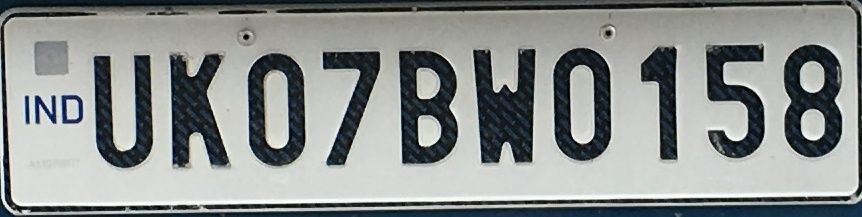
#> input picture cropimage.jpg, 862 x 217 px
$ python PlateDetect.py   (older library calls are emulated)
#> lines starting #> are read from the running program, lines starting #| are printed output that depends on the picture; after the words box and inside, x2 and y2 are one past the last pixel; in counts of white or black regions, pixels touching at a corner belong together


######################################
# Automatic License Plate Recognizer #
# Author: Anand raj                  #
# Email: anandallen95gmail.com       #
######################################


import numpy as np
import cv2
import matplotlib.pyplot as plt
import pytesseract

img2 = cv2.imread('cropimage.jpg')
#> img2 is the input picture: shape (217, 862, 3); mean B, G, R 142.5, 143.7, 139.8
#This is only for numberplate image , If you are giving input only numberplate image
#then it will give output of detected number and text form of number

cv2.imshow('Original',img2)
#Noise Removel
nr_img = cv2.bilateralFilter(img2,11,17,17)

#Convert in gray image
gray = cv2.cvtColor(img2, cv2.COLOR_BGR2GRAY)
#cv2.imshow('GrayImg',gray)

soblex = cv2.Sobel(gray,cv2.CV_8U,1,0,ksize=3)
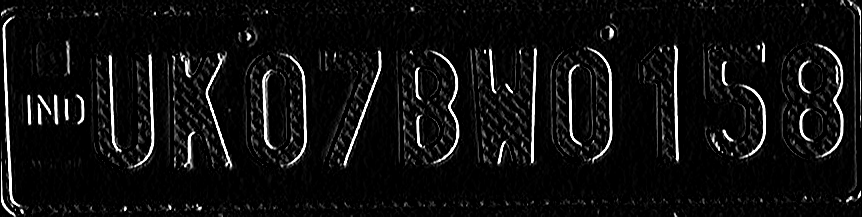
#> soblex: shape (217, 862); min 0, max 255, mean 15.9
cv2.imshow('Solbex',soblex)

ret, thresh = cv2.threshold(gray,130,255, cv2.THRESH_TOZERO)
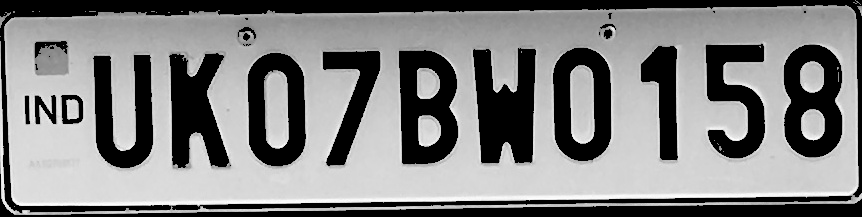
#> thresh: shape (217, 862); min 0, max 255, mean 129.3
#cv2.imshow('Thresh',thresh)

ret, threshs = cv2.threshold(gray,0,255, cv2.THRESH_BINARY_INV+cv2.THRESH_OTSU)
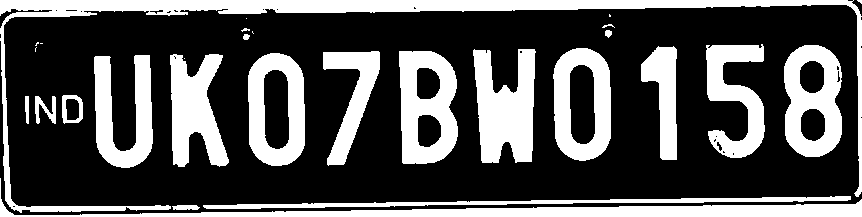
#> threshs: shape (217, 862); 32.2% white; 29 white regions (9 under 20 px)
#> ret = 114
#cv2.imshow('threshs',threshs)

element = cv2.getStructuringElement(shape=cv2.MORPH_RECT, ksize=(5,11) )

morph_img= thresh.copy()
cv2.morphologyEx(src=thresh, op=cv2.MORPH_CLOSE, kernel=element, dst=morph_img)
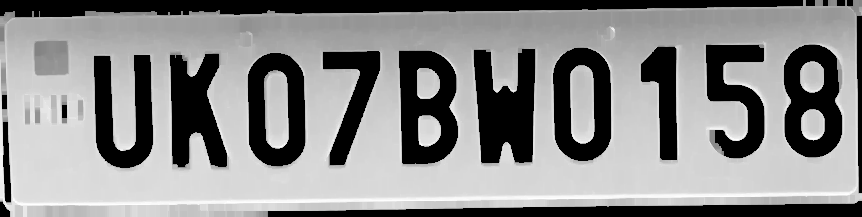
#> morph_img: shape (217, 862); min 0, max 255, mean 137.9
#cv2.imshow('morphimg',morph_img)


contours, hierarchy= cv2.findContours(morph_img, cv2.RETR_EXTERNAL, cv2.CHAIN_APPROX_NONE)
#> contours = 1 contour; box (x1, y1, x2, y2) and area: (0, 0, 862, 217) 170053
for c in contours:
    r = cv2.boundingRect(c)
    cv2.rectangle(morph_img,(r[0],r[1]),(r[0]+r[2],r[1]+r[3]),(0,255,0))
    cv2.rectangle(nr_img, (r[0], r[1]), (r[0] + r[2], r[1] + r[3]), (0, 255, 0))

    #cv2.imshow('Segimg',morph_img)
    cv2.imshow('seg2',nr_img)
#> this loop made 1 pass
#> pass 1, `cv2.imshow('seg2',nr_img)`:
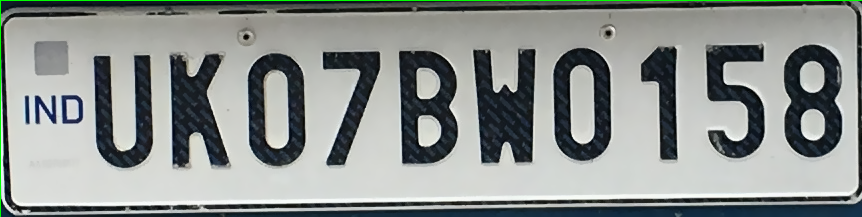
#> window 'seg2': shape (217, 862, 3); mean B, G, R 142.1, 144.7, 139.4
#> after the loop:
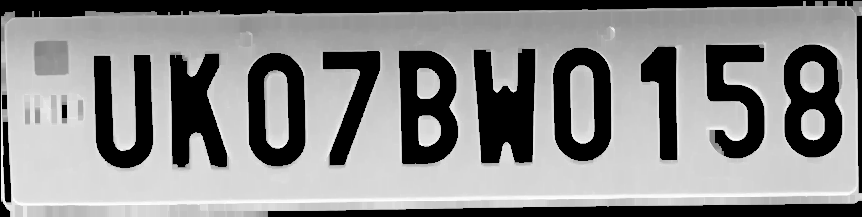
#> morph_img: shape (217, 862); 0.12% of pixels changed, all inside (x1, y1, x2, y2) = (0, 0, 862, 202)


#> (the run stopped early here; a loop or call above may not have finished)
